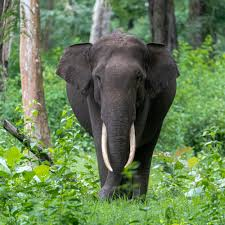
#> input picture edge_detection/data/image.jpg, 225 x 225 px, found by its file name
$ jupyter execute convolution_2d_manual_implementation.ipynb
#> lines starting #> are read from the running program, lines starting #| are printed output that depends on the picture; long printed decimals are rounded
Convolution

[cell 1]
# Required imports
import cv2
import numpy as np
from matplotlib import pyplot as plt

[cell 2]
# Load image
img = cv2.imread('image.jpg')
#> img is the input picture: shape (225, 225, 3); mean B, G, R 82.9, 127.2, 101.8
gray = cv2.cvtColor(img, cv2.COLOR_BGR2GRAY)
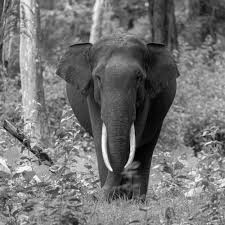
#> gray: shape (225, 225); min 0, max 254, mean 114.6

plt.imshow(gray, cmap='gray')
plt.axis('off')

#1. Manual Convolution Implementation

Here we implement a manual 2D convolution function with the following features:
- Manual 2D convolution for a grayscale image.
- No built-in convolution functions are used.
- Supports zero-padding and even/odd kernel sizes.
- Output size is preserved.

[cell 3]
def manual_convolution(image: np.ndarray, kernel: np.ndarray) -> np.ndarray:
    # Convert inputs to float to avoid overflow and allow negative values
    image = image.astype(np.float32, copy=False)
    kernel = kernel.astype(np.float32, copy=False)

    # Image dimensions
    H, W = image.shape
#> H = 225; W = 225

    # Kernel dimensions
    Kh, Kw = kernel.shape

    # Define kernel anchor (center)
    # For even-sized kernels, integer division determines the anchor location
    anchor_y = Kh // 2
    anchor_x = Kw // 2

    # Compute zero-padding sizes so output size equals input size
    pad_top = anchor_y
    pad_left = anchor_x
    pad_bottom = Kh - 1 - anchor_y
    pad_right = Kw - 1 - anchor_x

    # Apply zero-padding explicitly (HW requirement)
    padded = np.pad(
        image,
        ((pad_top, pad_bottom), (pad_left, pad_right)),
        mode="constant",
        constant_values=0
    )

    # Initialize output image
    output = np.zeros((H, W), dtype=np.float32)

    # Iterate over each pixel in the original image
    for y in range(H):
        for x in range(W):
            # Extract local neighborhood corresponding to the kernel size
            patch = padded[y:y + Kh, x:x + Kw]

            # Compute weighted sum (correlation: kernel is NOT flipped)
            output[y, x] = np.sum(patch * kernel)

    return output

#2. Test Convolution Function

#A. Box filter (simple averaging blur)
In this task:
- The manual convolution function is applied with box filters of sizes 3×3, 5×5, and 7×7.
- Each filter performs uniform averaging over the local neighborhood of each pixel.

[cell 4]
def box_kernel(size):
    # Create a normalized box (average) kernel of size (size x size)
    return np.ones((size, size), dtype=np.float32) / (size * size)

# Define box kernels with increasing window sizes
box_3 = box_kernel(3)
box_5 = box_kernel(5)
box_7 = box_kernel(7)

# Apply the manual convolution using each box filter
box3_img = manual_convolution(gray, box_3)
box5_img = manual_convolution(gray, box_5)
#> in manual_convolution (call 2), `padded = np.pad( image, ((pad_top, pad_bottom), (pad_left, pad_right))..`:
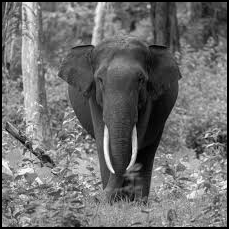
#> padded: shape (229, 229) float32; min 0, max 254, mean 110.6
#> after the loop in manual_convolution (call 2), `for y in range(H):`:
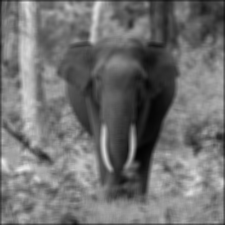
#> output: shape (225, 225) float32; min 3.24, max 235.1, mean 113.3
box7_img = manual_convolution(gray, box_7)
#> in manual_convolution (call 3), `padded = np.pad( image, ((pad_top, pad_bottom), (pad_left, pad_right))..`:
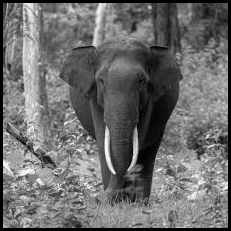
#> padded: shape (231, 231) float32; min 0, max 254, mean 108.7

[cell 5]
outputs = [box3_img, box5_img, box7_img]
titles = ["Box 3×3", "Box 5×5", "Box 7×7"]

# Generic utility function for displaying multiple grayscale images side by side
def show_images(images, titles, figsize=(12, 4)):
#> called with figsize = (12, 4)
    plt.figure(figsize=figsize)

    for i, (img, title) in enumerate(zip(images, titles)):
        plt.subplot(1, len(images), i + 1)
        plt.imshow(np.clip(img, 0, 255).astype(np.uint8), cmap="gray")
        plt.title(title)
        plt.axis("off")
#> this loop made 3 passes
#> title on passes 1 to 3: 'Box 3×3', 'Box 5×5', 'Box 7×7'

    plt.tight_layout()
    plt.show()

show_images(outputs,titles)

#B. Gaussian kernels
In this task:

- Gaussian filters of sizes 3×3, 5×5, and 7×7 are applied using the manual convolution function.
- Each filter applies weighted averaging, giving higher weight to pixels closer to the center.

[cell 6]
def gaussian_kernel(size, sigma):
    # Create and normalize a 2D Gaussian kernel
#> called with size = 3, sigma = 0.8
    ax = np.linspace(-(size // 2), size // 2, size)
#> ax = [-1, 0, 1]
    xx, yy = np.meshgrid(ax, ax)
#> xx = [[-1, 0, 1], [-1, 0, 1], [-1, 0, 1]]; yy = [[-1, -1, -1], [0, 0, 0], [1, 1, 1]]
    kernel = np.exp(-(xx**2 + yy**2) / (2 * sigma**2)).astype(np.float32)
#> kernel = [[0.21, 0.458, 0.21], [0.458, 1, 0.458], [0.21, 0.458, 0.21]]
    return kernel / np.sum(kernel)

# Gaussian kernels (different sizes and sigmas)
gauss_3 = gaussian_kernel(3, 0.8)
#> gauss_3 = [[0.0571, 0.125, 0.0571], [0.125, 0.272, 0.125], [0.0571, 0.125, 0.0571]]
gauss_5 = gaussian_kernel(5, 1.0)
#> gauss_5 = [[0.00297, 0.0133, 0.0219, 0.0133, 0.00297], [0.0133, 0.0596, 0.0983, 0.0596, 0.0133], [0.0219, 0.0983, 0.162, 0.0983, 0.0219], [0.0133, 0.0596, 0.0983, 0.0596, 0.0133], [0.00297, 0.0133, 0.0219, 0.0133, 0.00297]]
gauss_7 = gaussian_kernel(7, 1.2)

# Apply manual convolution with Gaussian smoothing
gauss3_img = manual_convolution(gray, gauss_3)
#> in manual_convolution (call 4), `output = np.zeros((H, W), dtype=np.float32)`: output: shape (225, 225) float32; every value is 0
gauss5_img = manual_convolution(gray, gauss_5)
gauss7_img = manual_convolution(gray, gauss_7)

[cell 7]
# Display results of Gaussian smoothing with increasing kernel sizes
gauss_imgs = [gauss3_img, gauss5_img, gauss7_img]
titles = ["Gaussian 3×3", "Gaussian 5×5", "Gaussian 7×7"]
show_images(gauss_imgs,titles)
#> call 2 of show_images, with figsize = (12, 4)
#> the loop in show_images (call 2), `for i, (img, title) in enumerate(zip(images, titles)):` made 3 passes
#> in show_images (call 2), `plt.show()`:
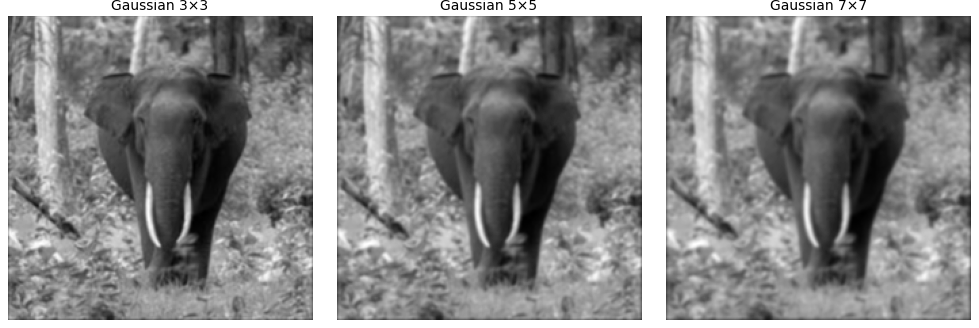
#> figure drawn by matplotlib, 3 panels

#C. Sharpening kernels (3×3 only)
In this task:

- A 3×3 sharpening kernel and Sobel-X and Sobel-Y kernels are applied using the manual convolution function.
- The sharpening filter enhances edges.
- The Sobel kernels detect horizontal and vertical intensity changes.

[cell 8]
sharpen_kernel = np.array([[0, -1, 0],
                           [-1, 5, -1],
                           [0, -1, 0]], dtype=np.float32)
#> sharpen_kernel = [[0, -1, 0], [-1, 5, -1], [0, -1, 0]]

sobel_x = np.array([[-1, 0, 1],
                    [-2, 0, 2],
                    [-1, 0, 1]], dtype=np.float32)
#> sobel_x = [[-1, 0, 1], [-2, 0, 2], [-1, 0, 1]]

sobel_y = np.array([[-1, -2, -1],
                    [0,  0,  0],
                    [1,  2,  1]], dtype=np.float32)
#> sobel_y = [[-1, -2, -1], [0, 0, 0], [1, 2, 1]]

sharpen_img = manual_convolution(gray, sharpen_kernel)
#> in manual_convolution (call 7), `kernel = kernel.astype(np.float32, copy=False)`: kernel = [[0, -1, 0], [-1, 5, -1], [0, -1, 0]]
#> after the loop in manual_convolution (call 7), `for y in range(H):`:
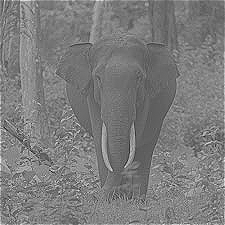
#> output: shape (225, 225) float32; min -345, max 599, mean 116.7; drawn with min black and max white
sobelx_img = manual_convolution(gray, sobel_x)
#> in manual_convolution (call 8), `kernel = kernel.astype(np.float32, copy=False)`: kernel = [[-1, 0, 1], [-2, 0, 2], [-1, 0, 1]]
#> after the loop in manual_convolution (call 8), `for y in range(H):`:
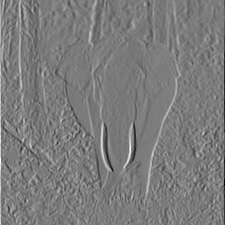
#> output: shape (225, 225) float32; min -921, max 973, mean 0.1; drawn with min black and max white
sobely_img = manual_convolution(gray, sobel_y)
#> in manual_convolution (call 9), `kernel = kernel.astype(np.float32, copy=False)`: kernel = [[-1, -2, -1], [0, 0, 0], [1, 2, 1]]
#> after the loop in manual_convolution (call 9), `for y in range(H):`:
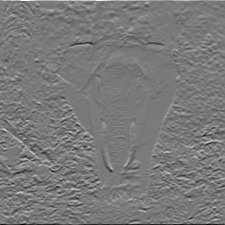
#> output: shape (225, 225) float32; min -845, max 922, mean 0.4; drawn with min black and max white

[cell 9]
# Display sharpening and Sobel filter results
results = [sharpen_img, sobelx_img, sobely_img]
titles = ["Sharpen", "Sobel X", "Sobel Y"]
show_images(results,titles)
#> call 3 of show_images, with figsize = (12, 4)
#> the loop in show_images (call 3), `for i, (img, title) in enumerate(zip(images, titles)):` made 3 passes
#> title on passes 1 to 3: 'Sharpen', 'Sobel X', 'Sobel Y'
#> in show_images (call 3), `plt.show()`:
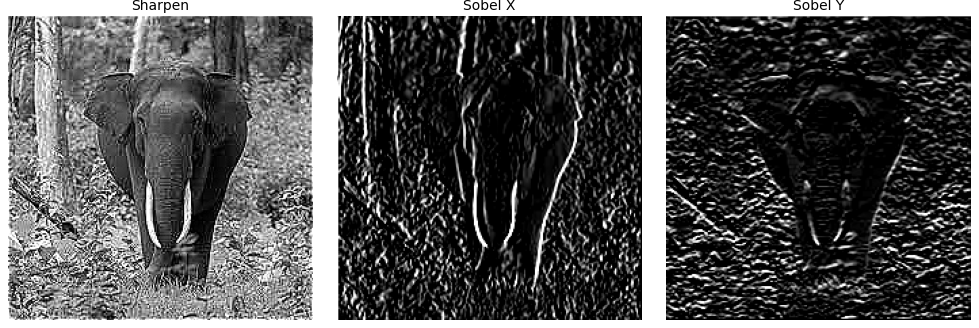
#> figure drawn by matplotlib, 3 panels

###3. Compare With OpenCV

In this section, the output of the manual convolution is compared with OpenCV’s cv2.filter2D
using the same kernels.

The comparison includes:
- Visual comparison of the filtered images.
- Numerical comparison using MAE and MSE over the full image.
- Local error analysis on a **border region** and a **central region**.

[cell 10]
def mae(a, b):
    a = a.astype(np.float32)
    b = b.astype(np.float32)
    return np.mean(np.abs(a - b))

def mse(a, b):
    a = a.astype(np.float32)
    b = b.astype(np.float32)
    return np.mean((a - b) ** 2)

[cell 11]
cv_box3 = cv2.filter2D(gray, -1, box_3)

[cell 12]
# Visual Comparison (Box 3×3 Example):


show_images(
    images=[box3_img, cv_box3],
    titles=["Manual Box 3×3", "OpenCV Box 3×3"],
    figsize=(8, 4)
)
#> call 4 of show_images, with figsize = (8, 4)
#> the loop in show_images (call 4), `for i, (img, title) in enumerate(zip(images, titles)):` made 2 passes
#> in show_images (call 4), `plt.show()`:
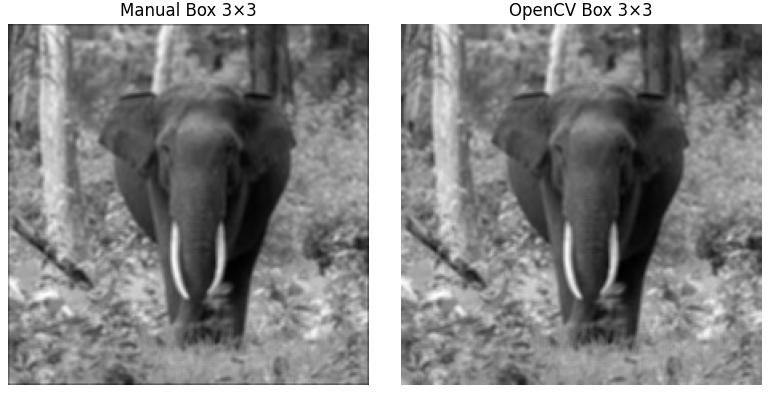
#> figure drawn by matplotlib, 2 panels

[cell 13]
# Numerical Comparison – Full Image:


full_mae = mae(box3_img, cv_box3)
#> full_mae = 0.961
full_mse = mse(box3_img, cv_box3)
#> full_mse = 32.4

print("Full image:")
print(f"MAE = {full_mae:.6f}, MSE = {full_mse:.6f}")
#| MAE = 0.9609, MSE = 32.403

[cell 14]
#Local Error Analysis – Border vs Center:


kh, kw = box_3.shape

# Border region (top-left corner, affected by padding)
manual_border = box3_img[:kh, :kw]
#> manual_border = [[27.56, 42.56, 40], [41.89, 63.11, 62], [43.67, 62.33, 65.78]]
opencv_border = cv_box3[:kh, :kw]
#> opencv_border = [[61, 64, 60], [62, 63, 62], [65, 62, 66]]

# Center region (not affected by padding)
cy, cx = gray.shape[0] // 2, gray.shape[1] // 2
#> cy = 112; cx = 112
half_h, half_w = kh // 2, kw // 2

manual_center = box3_img[cy-half_h:cy+half_h+1, cx-half_w:cx+half_w+1]
#> manual_center = [[100, 96.11, 90.67], [100, 98.22, 91.56], [103, 103.8, 95.56]]
opencv_center = cv_box3[cy-half_h:cy+half_h+1, cx-half_w:cx+half_w+1]
#> opencv_center = [[100, 96, 91], [100, 98, 92], [103, 104, 96]]

print("\nBorder region:")
print(f"MAE = {mae(manual_border, opencv_border):.6f}, "
      f"MSE = {mse(manual_border, opencv_border):.6f}")
#| MAE = 13.000, MSE = 315.348

print("\nCenter region:")
print(f"MAE = {mae(manual_center, opencv_center):.6f}, "
      f"MSE = {mse(manual_center, opencv_center):.6f}")
#| MAE = 0.1975, MSE = 0.06859

**Conclusions:**

- The numerical error over the full image is low.

- The error measured on the border region is significantly higher than in the center region.

- The center region shows very small MAE and MSE values, indicating nearly identical results
away from image boundaries.

- This demonstrates that the main differences between the manual implementation and
cv2.filter2D are localized near the image borders.

#4. Compare Smoothing Behaviors

Box filtering applies uniform averaging over the window, which leads to stronger smoothing
and noticeable blurring of edges as the kernel size increases.

Gaussian filtering applies weighted averaging, giving higher importance to pixels near the center.
As a result, noise is reduced while edges are better preserved compared to simple averaging.

[cell 15]
# Compare smoothing behavior using the same kernel size (5×5)

# Box and Gaussian kernels
box_5 = box_kernel(5)
#> box_5 = [[0.04, 0.04, 0.04, 0.04, 0.04], [0.04, 0.04, 0.04, 0.04, 0.04], [0.04, 0.04, 0.04, 0.04, 0.04], [0.04, 0.04, 0.04, 0.04, 0.04], [0.04, 0.04, 0.04, 0.04, 0.04]]
gauss_5 = gaussian_kernel(5, sigma=1.0)

# Apply manual convolution
box5_img = manual_convolution(gray, box_5)
gauss5_img = manual_convolution(gray, gauss_5)

# Visual comparison
show_images(
    images=[gray, box5_img, gauss5_img],
    titles=["Original Image", "Box Filter 5×5", "Gaussian Filter 5×5"],
    figsize=(12, 4)
)

[cell 16]
# Measure overall smoothing strength (variance reduction)
print("Variance (Original):", np.var(gray))
#| Variance (Original): 2348.016
print("Variance (Box 5×5):", np.var(box5_img))
#| Variance (Box 5×5): 1852.5543
print("Variance (Gaussian 5×5):", np.var(gauss5_img))
#| Variance (Gaussian 5×5): 1979.6698
